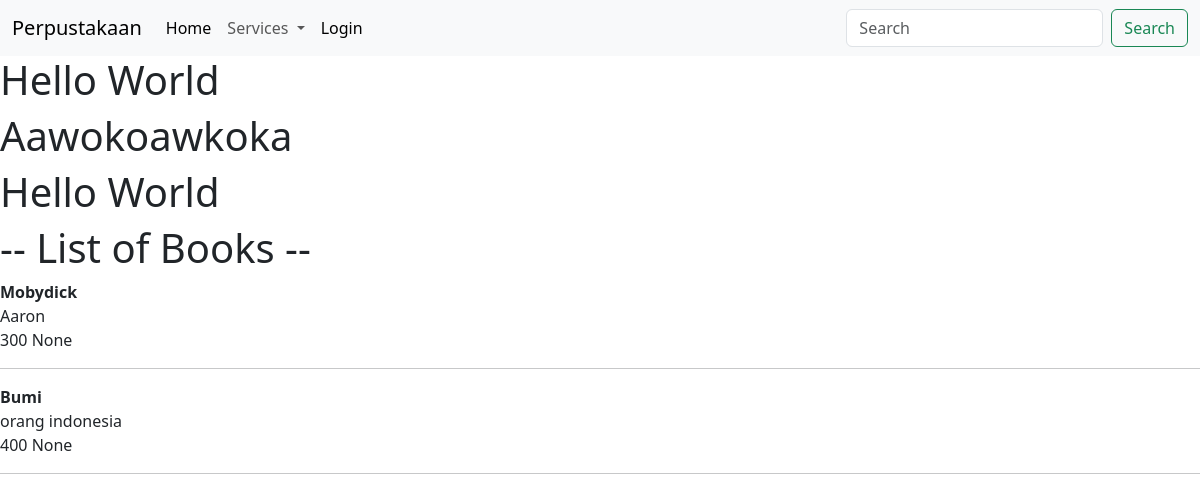
The page / on the database its author committed.
### library/models.py (models this page shows, shortened)
class BookAttribute(models.Model):
    judulBuku = models.CharField(max_length=255)
    penulisBuku = models.CharField(max_length=255, blank=True, null=True)
    tahunTerbit = models.DateField()
    kategoriBuku = models.CharField(max_length=255, blank=True, null=True)
    jumlahHalaman = models.IntegerField()
    coverBuku = models.ImageField(upload_to='covers/')
    status_peminjaman = models.CharField(max_length=20, null=False, blank=True, choices=[
        ('available', 'Available'),
        ('not-available', 'Not Available'),
    ])

### library/views.py (the view)
# urls.py: 2. Add a URL to urlpatterns:  path('', views.home, name='home')
def home(request):
    all_books = BookAttribute.objects.all
    return render(request, 'base.html', {'all':all_books})

### templates/base.html (shortened to what this page needs)
<!DOCTYPE html>
<html lang=en>
<head>
{% include 'bootstrap5.html' %}
{% include 'snippets/navbar.html' %}
<head>
<body class="home">
    <h1>Hello World</h1>
    <h1>Aawokoawkoka</h1>
    <h1>Hello World</h1>
    <h1>-- List of Books --</h1>
    {% for item in all %}
        <strong> {{ item.judulBuku }} </strong> <br/>
        {{ item.penulisBuku }} <br/>
        {{ item.jumlahHalaman }} {{ item.tahunTerbit }} </br>
        <hr>
    {% endfor %}
</body>
</html>

### rows shown on the page
BookAttribute: judulBuku "Mobydick", penulisBuku "Aaron", jumlahHalaman "300", tahunTerbit "None"
BookAttribute: judulBuku "Bumi", penulisBuku "orang indonesia", jumlahHalaman "400", tahunTerbit "None"
